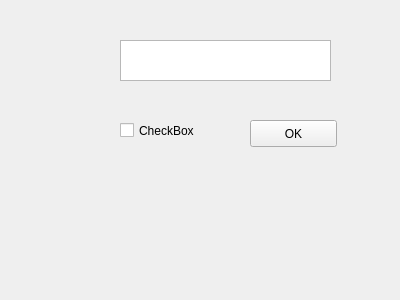
<?xml version="1.0" encoding="UTF-8"?>
<ui version="4.0">
 <class>MainWindow</class>
 <widget class="QMainWindow" name="MainWindow">
  <property name="geometry">
   <rect>
    <x>0</x>
    <y>0</y>
    <width>400</width>
    <height>300</height>
   </rect>
  </property>
  <property name="windowTitle">
   <string>Form1</string>
  </property>
  <widget class="QWidget" name="centralwidget">
   <widget class="QPushButton" name="pushOK">
    <property name="geometry">
     <rect>
      <x>250</x>
      <y>120</y>
      <width>87</width>
      <height>27</height>
     </rect>
    </property>
    <property name="text">
     <string>OK</string>
    </property>
   </widget>
   <widget class="QTextEdit" name="textEdit">
    <property name="geometry">
     <rect>
      <x>120</x>
      <y>40</y>
      <width>211</width>
      <height>41</height>
     </rect>
    </property>
   </widget>
   <widget class="QCheckBox" name="checkBox">
    <property name="geometry">
     <rect>
      <x>120</x>
      <y>120</y>
      <width>91</width>
      <height>21</height>
     </rect>
    </property>
    <property name="text">
     <string>CheckBox</string>
    </property>
   </widget>
  </widget>
 </widget>
 <resources/>
 <connections/>
</ui>
